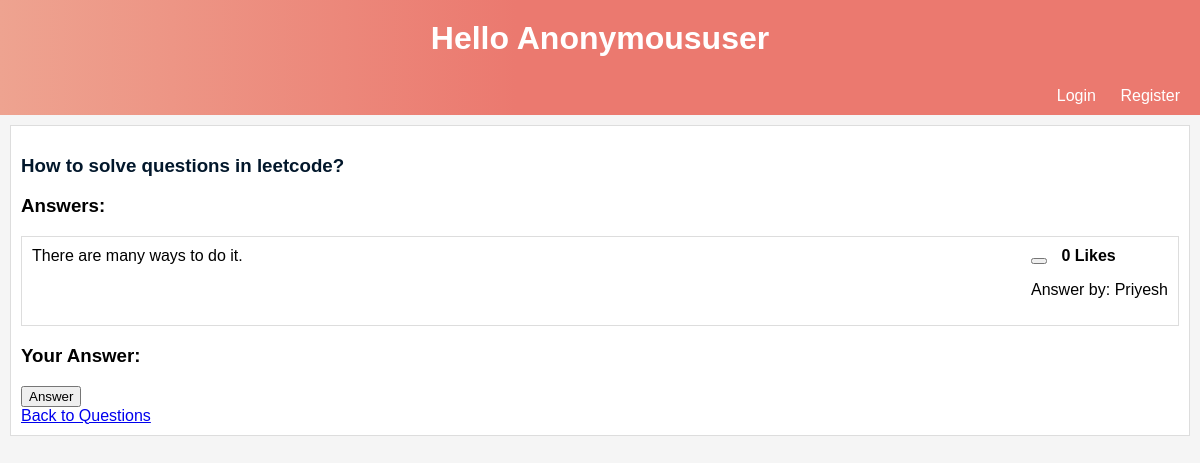
/questions/5/, run on the app's committed database.
### quora_app/models.py (models this page shows)
class Question(models.Model):
    title = models.CharField(max_length=200)
    user = models.ForeignKey(User, on_delete=models.CASCADE)
    created_at = models.DateTimeField(auto_now_add=True)

class Answer(models.Model):
    question = models.ForeignKey(Question, on_delete=models.CASCADE)
    user = models.ForeignKey(User, on_delete=models.CASCADE)
    content = models.TextField()
    created_at = models.DateTimeField(auto_now_add=True)
    likes = models.ManyToManyField(User, related_name='liked_answers')

### quora_app/views.py (the view)
# urls.py: path('questions/<int:question_id>/', views.question_detail, name='question_detail'),
def question_detail(request, question_id):
    question = Question.objects.get(pk=question_id)
    answers = Answer.objects.filter(question=question)
    return render(request, 'question_detail.html', {'question': question, 'answers': answers})

### quora_app/templates/question_detail.html (shortened to what this page needs)
<!DOCTYPE html>
<html>
<head>
    <link rel="stylesheet" href="https://cdnjs.cloudflare.com/ajax/libs/font-awesome/6.3.0/css/all.min.css">
</head>
<body>
<h1>Hello {{ request.user|title }}</h1>
<div id="navigation">
    {% if user.is_authenticated %}
        <a href="{% url 'user_logout' %}">Logout</a>
    {% else %}
        <a href="{% url 'user_login' %}">Login</a>
        <a href="{% url 'user_register' %}">Register</a>
    {% endif %}
</div>
<div class="task-wrapper">
    <div class="task-title">
        <h3><a class="task-link" href="{% url 'question_detail' question.id %}">{{ question.title }}</a></h3>
    </div>
    <h3>Answers:</h3>
    <ul class="answer-list">
        {% for answer in answers %}
            <li class="answer-item">
                <div class="answer-content">
                    {{ answer.content }}
                </div>
                <div class="answer-info">
                    <form method="post" action="{% url 'like_answer' answer.id %}">
                        <button type="submit" class="like-button">
                        </button>
                        <span class="like-count">{{ answer.likes.count }} Likes</span>
                    </form>
                    <p>Answer by: {{ answer.user.username }}</p>
                </div>
            </li>
        {% endfor %}
    </ul>
    <h3>Your Answer:</h3>
    <form method="post" action="{% url 'answer_question' question.id %}">
        <button type="submit">Answer</button>
    </form>
    <a href="{% url 'question_list' %}">Back to Questions</a>
</div>
</body>
</html>

### quora_app/templates/question_detail.html (style rules this page uses)
body { font-family: Arial, sans-serif; margin: 0; padding: 0; background-color: #f5f5f5; }
h1 { text-align: center; background: linear-gradient(90deg, #EEA390 0%, #EB796F 43%, #EB796F 100%); color: #fff; padding: 20px; margin: 0; }
#navigation { background: linear-gradient(90deg, #EEA390 0%, #EB796F 43%, #EB796F 100%); color: #fff; padding: 10px; text-align: right; }
#navigation a { text-decoration: none; color: #fff; margin: 10px; }
.task-wrapper { background-color: #fff; margin: 10px; padding: 10px; border: 1px solid #ddd; }
.task-title { margin-bottom: 10px; }
.task-link { text-decoration: none; color: #02172b; }
.like-button { display: inline-block; cursor: pointer; }
.like-count { margin-left: 10px; font-weight: bold; }
.answer-list { list-style: none; padding: 0; }
.answer-item { border: 1px solid #ddd; padding: 10px; margin-bottom: 10px; }
.answer-content { float: left; }
.answer-info { float: right; }
.answer-item:after { content: ""; display: table; clear: both; }

### data on the page
Question: title "How to solve questions in leetcode?"
Answer: content "There are many ways to do it.", likes.count "0", user.username "Priyesh"

### other printed values
{{ request.user|title }} "Anonymoususer"
